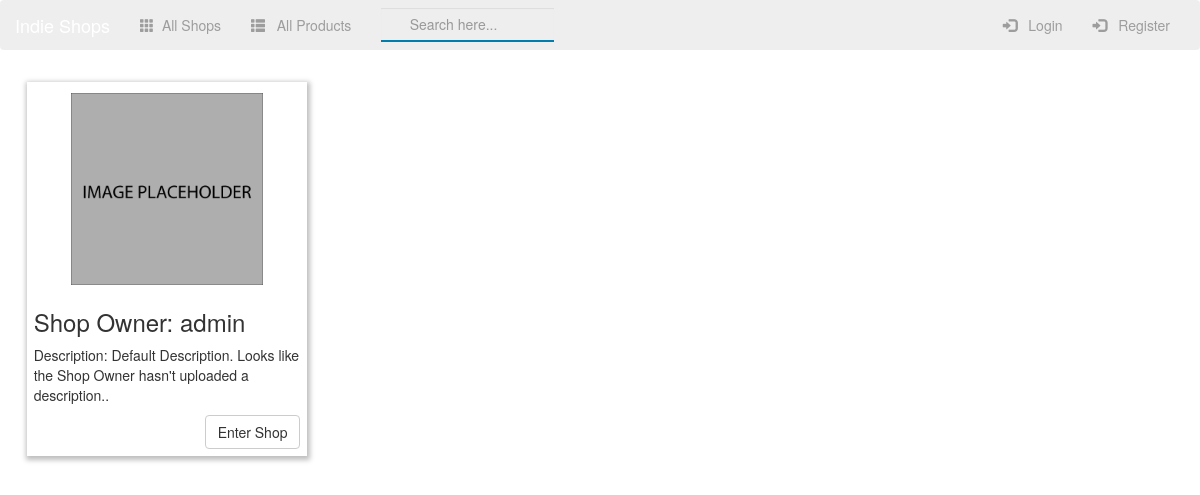
Page /shop/ on the earlier database version.
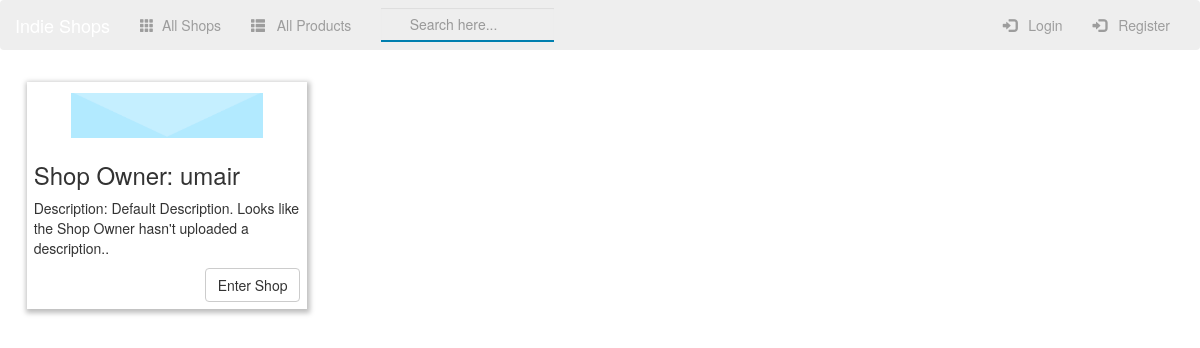
Same page on the later database version.
### shop/models.py (models this page shows, shortened)
class Shop(models.Model):
    name = models.CharField(max_length=150)
    owner = models.OneToOneField(User, related_name="owner")
    description = models.TextField(max_length=5000, default="Default Description. Looks like the Shop Owner hasn't uploaded a description..")
    shop_logo = models.FileField()
    def create_shop(sender, **kwargs):
        user = kwargs["instance"]
        if kwargs["created"]:
            up = Shop(owner=user)
            up.save()
    post_save.connect(create_shop, sender=User)
    @property
    def shop_logo_img(self):
        default_path = '/static/shop/images/dft/no-img.png'
        if self.shop_logo:
            return self.shop_logo.url
        else:
            return default_path

### shop/views.py (the view)
class IndexView(ListView):
    template_name = 'shop/index.html'
    context_object_name = 'shop_list'
    def get_queryset(self):
        return Shop.objects.all()

### shop/templates/shop/index.html (shortened to what this page needs)
{% extends 'shop/base.html' %}
{% block main-content %}
    {% for shop in shop_list %}
            <div class="card-container">
                <div class="thumbnail card-image">
                    <img src="{{ shop.shop_logo_img }}" class="img-responsive">
                </div>
                <div class="caption">
                    <h3>Shop Owner: {{ shop.owner }}</h3>
                    <p>Description: {{ shop.description }}</p>
                </div>
                <a href="{% url 'shop:detail' shop.id %}"><button type="button" class="btn btn-default pull-right">Enter Shop</button></a>
            </div>
    {% endfor %}
{% endblock %}

### shop/templates/shop/base.html (shortened to what this page needs)
<!doctype html>
<html>
    <head>
        {% load staticfiles %}
        <link rel="stylesheet" href="https://maxcdn.bootstrapcdn.com/bootstrap/3.3.7/css/bootstrap.min.css">
        <link rel="stylesheet" type="text/css" href="{% static 'shop/style.css' %}" />
    </head>
    <body>
        <nav class="navbar navbar-inverse job-nav">
            <div class="container-fluid">
                <div class="navbar-header">
                    <a class="navbar-brand" href="{% url 'shop:index' %}">Indie Shops</a>
                </div>
                <div class="collapse navbar-collapse" id="topNavBar">
                    <ul class="nav navbar-nav">
                        <li class="" >
                            <a href="{% url 'shop:index' %} ">
                                <span class="glyphicon glyphicon-th" aria-hidden="true"></span> &nbsp;All Shops
                            </a>
                        </li>
                        <li class="" >
                            <a href="{% url  'shop:all-products' %}">
                                <span class="glyphicon glyphicon-th-list" aria-hidden="true"></span> &nbsp; All Products
                            </a>
                        </li>
                    </ul>
                    <form class="navbar-form navbar-left" role="search" method="get" action="{% url 'shop:search' %}">
                        <div class="form-group">
                            <input type="text" class="form-control searchBox" name="search" value="" placeholder="Search here...">
                        </div>
                    </form>
                    <ul class="nav navbar-nav navbar-right">
                    {% if user.is_authenticated %}
                        <li class="dropdown">
                            <a href="#" class="dropdown-toggle" data-toggle="dropdown" role="button" aria-haspopup="true" aria-expanded="false">{{user}} <span class="caret"></span></a>
                            <ul class="dropdown-menu">
                              <li class="">
                                <a href="{% url 'shop:add-product' %} ">
                                    <span class="glyphicon glyphicon-plus" aria-hidden="true"></span> &nbsp; Add Products
                                </a>
                            </li>
                            <li class="">
                                <a href="{% url 'shop:my-products' %} ">
                                    <span class="glyphicon glyphicon-book" aria-hidden="true"></span> &nbsp; My Products
                                </a>
                            </li>
                            <li class="">
                                <a href=" {% url 'shop:my-shop' %} ">
                                    <span class="glyphicon glyphicon-user" aria-hidden="true"></span> &nbsp; View Shop Profile
                                </a>
                            </li>
                            <li class="">
                                <a href="{% url 'shop:logout' %}">
                                    <span class="glyphicon glyphicon-log-out" aria-hidden="true"></span> &nbsp; Logout
                                </a>
                            </li>
                            {% else %}
                                <li class="">
                                    <a href="{% url 'shop:login' %}">
                                        <span class="glyphicon glyphicon-log-in" aria-hidden="true"></span> &nbsp; Login
                                    </a>
                                </li>
                                <li class="">
                                <a href="{% url 'shop:register' %}">
                                    <span class="glyphicon glyphicon-log-in" aria-hidden="true"></span> &nbsp; Register
                                </a>
                            </li>
                        </ul>
                    {% endif %}
                </div>
            </div>
        </nav>
        <div class="container-fluid">
            {% block main-content %}
            {% endblock %}
        </div>
    </body>
</html>

### shop/static/shop/style.css (style rules this page uses)
.card-container { -webkit-box-shadow: 1px 2px 5px 2px rgba(0,0,0,0.26); -moz-box-shadow: 1px 2px 5px 2px rgba(0,0,0,0.26); box-shadow: 1px 2px 5px 2px rgba(0,0,0,0.26); padding: .5em; width: 24%; float:left; margin: 1%; }
.card-image { border: none; max-width: 75%; margin-left: 12.5%; }
.job-nav { background: #eee; border: none; }
.searchBox { border: none; border-radius: 0; background-color: inherit; padding: 1%; border-bottom: solid 2px #007faf; text-indent: 1.9em; }

Differences in the rows shown:
changed Shop "Default Description. Looks like the Shop Owner hasn't uploaded a description..": shop_logo_img: picture added in place of a placeholder; owner "admin" → "umair"
